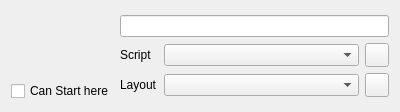
<?xml version="1.0" encoding="UTF-8"?>
<ui version="4.0">
 <class>CSceneNodeModelWidget</class>
 <widget class="QWidget" name="CSceneNodeModelWidget">
  <property name="geometry">
   <rect>
    <x>0</x>
    <y>0</y>
    <width>400</width>
    <height>105</height>
   </rect>
  </property>
  <property name="sizePolicy">
   <sizepolicy hsizetype="Fixed" vsizetype="Preferred">
    <horstretch>0</horstretch>
    <verstretch>0</verstretch>
   </sizepolicy>
  </property>
  <property name="windowTitle">
   <string>Form</string>
  </property>
  <layout class="QGridLayout" name="gridLayout">
   <item row="0" column="0" rowspan="3">
    <widget class="QWidget" name="widget" native="true">
     <property name="sizePolicy">
      <sizepolicy hsizetype="Fixed" vsizetype="Fixed">
       <horstretch>0</horstretch>
       <verstretch>0</verstretch>
      </sizepolicy>
     </property>
     <layout class="QGridLayout" name="gridLayout_2">
      <property name="leftMargin">
       <number>0</number>
      </property>
      <property name="topMargin">
       <number>0</number>
      </property>
      <property name="rightMargin">
       <number>0</number>
      </property>
      <property name="bottomMargin">
       <number>0</number>
      </property>
      <item row="0" column="1">
       <widget class="CSelectableResourceLabel" name="FileIcon" native="true">
        <property name="sizePolicy">
         <sizepolicy hsizetype="Fixed" vsizetype="Fixed">
          <horstretch>0</horstretch>
          <verstretch>0</verstretch>
         </sizepolicy>
        </property>
        <property name="minimumSize">
         <size>
          <width>64</width>
          <height>64</height>
         </size>
        </property>
        <property name="maximumSize">
         <size>
          <width>64</width>
          <height>64</height>
         </size>
        </property>
        <property name="toolTip">
         <string>Add scene title card</string>
        </property>
       </widget>
      </item>
      <item row="0" column="2">
       <spacer name="horizontalSpacer">
        <property name="orientation">
         <enum>Qt::Horizontal</enum>
        </property>
        <property name="sizeHint" stdset="0">
         <size>
          <width>0</width>
          <height>20</height>
         </size>
        </property>
       </spacer>
      </item>
      <item row="0" column="0">
       <spacer name="horizontalSpacer_2">
        <property name="orientation">
         <enum>Qt::Horizontal</enum>
        </property>
        <property name="sizeHint" stdset="0">
         <size>
          <width>0</width>
          <height>20</height>
         </size>
        </property>
       </spacer>
      </item>
      <item row="1" column="0" colspan="3">
       <widget class="QCheckBox" name="pCanStartHere">
        <property name="sizePolicy">
         <sizepolicy hsizetype="Fixed" vsizetype="Fixed">
          <horstretch>0</horstretch>
          <verstretch>0</verstretch>
         </sizepolicy>
        </property>
        <property name="text">
         <string>Can Start here</string>
        </property>
       </widget>
      </item>
     </layout>
    </widget>
   </item>
   <item row="0" column="1" rowspan="3">
    <widget class="QWidget" name="widget_2" native="true">
     <property name="sizePolicy">
      <sizepolicy hsizetype="Preferred" vsizetype="Fixed">
       <horstretch>0</horstretch>
       <verstretch>0</verstretch>
      </sizepolicy>
     </property>
     <layout class="QGridLayout" name="gridLayout_3">
      <property name="leftMargin">
       <number>0</number>
      </property>
      <property name="topMargin">
       <number>0</number>
      </property>
      <property name="rightMargin">
       <number>0</number>
      </property>
      <property name="bottomMargin">
       <number>0</number>
      </property>
      <item row="1" column="1">
       <widget class="QComboBox" name="pScriptComboBox"/>
      </item>
      <item row="0" column="0" colspan="3">
       <widget class="QLineEdit" name="pSceneNameLineEdit">
        <property name="alignment">
         <set>Qt::AlignCenter</set>
        </property>
       </widget>
      </item>
      <item row="1" column="2">
       <widget class="QPushButton" name="AddScriptFile">
        <property name="sizePolicy">
         <sizepolicy hsizetype="Fixed" vsizetype="Fixed">
          <horstretch>0</horstretch>
          <verstretch>0</verstretch>
         </sizepolicy>
        </property>
        <property name="minimumSize">
         <size>
          <width>24</width>
          <height>24</height>
         </size>
        </property>
        <property name="maximumSize">
         <size>
          <width>24</width>
          <height>24</height>
         </size>
        </property>
        <property name="toolTip">
         <string>Add new script file</string>
        </property>
        <property name="text">
         <string/>
        </property>
       </widget>
      </item>
      <item row="1" column="0">
       <widget class="QLabel" name="label">
        <property name="sizePolicy">
         <sizepolicy hsizetype="Fixed" vsizetype="Preferred">
          <horstretch>0</horstretch>
          <verstretch>0</verstretch>
         </sizepolicy>
        </property>
        <property name="text">
         <string>Script</string>
        </property>
       </widget>
      </item>
      <item row="2" column="0">
       <widget class="QLabel" name="label_2">
        <property name="sizePolicy">
         <sizepolicy hsizetype="Fixed" vsizetype="Preferred">
          <horstretch>0</horstretch>
          <verstretch>0</verstretch>
         </sizepolicy>
        </property>
        <property name="text">
         <string>Layout</string>
        </property>
       </widget>
      </item>
      <item row="2" column="1">
       <widget class="QComboBox" name="pLayoutComboBox"/>
      </item>
      <item row="2" column="2">
       <widget class="QPushButton" name="AddLayoutFile">
        <property name="sizePolicy">
         <sizepolicy hsizetype="Fixed" vsizetype="Fixed">
          <horstretch>0</horstretch>
          <verstretch>0</verstretch>
         </sizepolicy>
        </property>
        <property name="minimumSize">
         <size>
          <width>24</width>
          <height>24</height>
         </size>
        </property>
        <property name="maximumSize">
         <size>
          <width>24</width>
          <height>24</height>
         </size>
        </property>
        <property name="toolTip">
         <string>Add new layout file</string>
        </property>
        <property name="text">
         <string/>
        </property>
       </widget>
      </item>
     </layout>
    </widget>
   </item>
  </layout>
 </widget>
 <customwidgets>
  <customwidget>
   <class>CSelectableResourceLabel</class>
   <extends>QWidget</extends>
   <header>Widgets/Editor/SelectableResourceLabel.h</header>
   <container>1</container>
  </customwidget>
 </customwidgets>
 <resources/>
 <connections/>
</ui>
